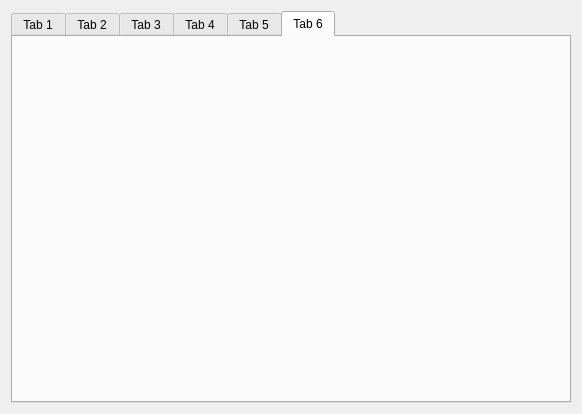
<?xml version="1.0" encoding="UTF-8"?>
<ui version="4.0">
 <class>MainWidget</class>
 <widget class="QWidget" name="MainWidget">
  <property name="geometry">
   <rect>
    <x>0</x>
    <y>0</y>
    <width>582</width>
    <height>414</height>
   </rect>
  </property>
  <property name="windowTitle">
   <string>MainWidget</string>
  </property>
  <layout class="QVBoxLayout" name="verticalLayout">
   <item>
    <widget class="QTabWidget" name="pTabWidget">
     <property name="currentIndex">
      <number>5</number>
     </property>
     <widget class="QWidget" name="pTab1">
      <attribute name="title">
       <string>Tab 1</string>
      </attribute>
     </widget>
     <widget class="QWidget" name="pTab2">
      <attribute name="title">
       <string>Tab 2</string>
      </attribute>
     </widget>
     <widget class="QWidget" name="pTab3">
      <attribute name="title">
       <string>Tab 3</string>
      </attribute>
     </widget>
     <widget class="QWidget" name="pTab4">
      <attribute name="title">
       <string>Tab 4</string>
      </attribute>
     </widget>
     <widget class="QWidget" name="pTab5">
      <attribute name="title">
       <string>Tab 5</string>
      </attribute>
     </widget>
     <widget class="QWidget" name="pTab6">
      <attribute name="title">
       <string>Tab 6</string>
      </attribute>
     </widget>
    </widget>
   </item>
  </layout>
 </widget>
 <resources/>
 <connections/>
</ui>
